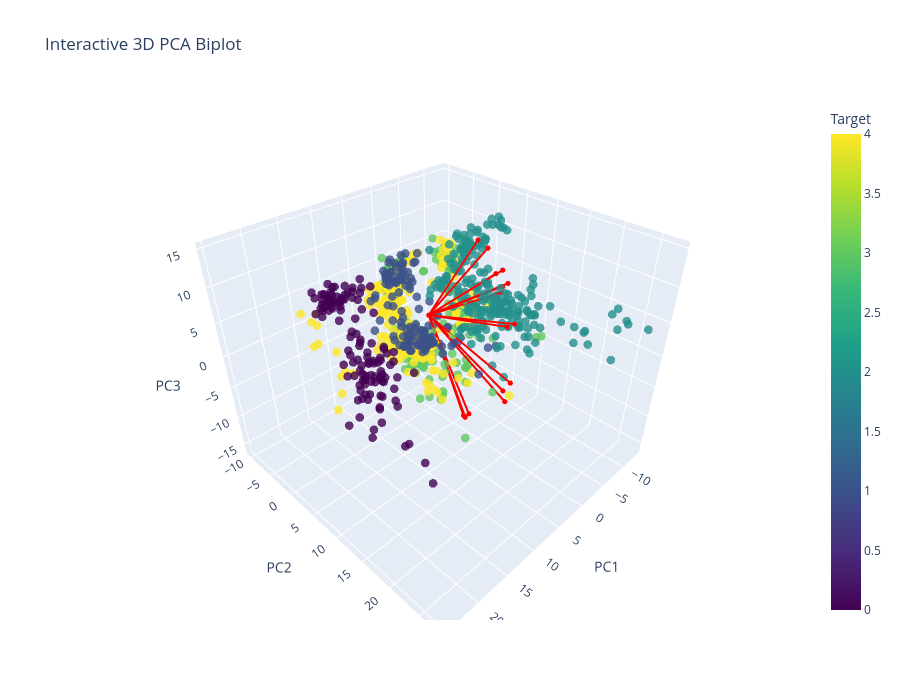

The notebook cell this image was saved under:
### Code cell
# Prepare data
X = df_clean_2.iloc[:, :-1].values  # All columns except the last as features
y = df_clean_2.iloc[:, -1].values   # Last column as target variable

print("Unique levels in target column:", np.unique(df_clean_2.iloc[:, -1]))

# Convert categorical target to numeric if necessary
if y.dtype == 'object' or y.dtype.name == 'category':
    le = LabelEncoder()
    y = le.fit_transform(y)  # Converts categorical labels into numeric labels
    y_encoded = le.fit_transform(y)
    print(dict(zip(le.classes_, le.transform(le.classes_))))

# Scale the data
scaler = StandardScaler()
X = scaler.fit_transform(X)    

# PCA transformation
pca = PCA()
x_new = pca.fit_transform(X)

# Get the PCA loadings (components_ is shape: [n_components, n_features])
loadings = pca.components_.T

# Get top variables per PC by absolute contribution
top_n = 5
top_vars = set()
for i in range(3):  # for PC1, PC2, PC3
    component = loadings[:, i]
    top_indices = np.argsort(np.abs(component))[-top_n:]
    top_vars.update(top_indices)

# Convert to sorted list for consistency
selected_vars = sorted(top_vars)

interactive_PCA_biplot_3D(
    score=x_new,
    coeff=loadings,
    labels=df_clean_2.columns[:-1],
    y=y,
    selected_vars=selected_vars,  # top 10 contributors
    concept_labels=concepts
)

### Figure 1 — Plotly figure (JSON) as saved in the notebook; plotly's stock layout.template omitted (floating-point values rounded to 4 significant figures; data arrays with more than 128 entries replaced by an {"elided": "..."} marker saying what was removed)
{"data": [{"hoverinfo": "text", "marker": {"color": {"elided": "972 int values"}, "colorbar": {"title": {"text": "Target"}}, "colorscale": [[0, "#440154"], [0.1111, "#482878"], [0.2222, "#3e4989"], [0.3333, "#31688e"], [0.4444, "#26828e"], [0.5556, "#1f9e89"], [0.6667, "#35b779"], [0.7778, "#6ece58"], [0.8889, "#b5de2b"], [1, "#fde725"]], "opacity": 0.8, "size": 5}, "mode": "markers", "name": "Samples", "text": {"elided": "386 str values"}, "type": "scatter3d", "x": {"elided": "972 float values"}, "y": {"elided": "972 float values"}, "z": {"elided": "972 float values"}}, {"hoverinfo": "text", "hovertext": "LEFT_WRIST_jerk_norm_peak_n", "line": {"color": "red", "width": 4}, "marker": {"size": 3}, "mode": "lines+markers", "name": "LEFT_WRIST_jerk_norm_peak_n", "type": "scatter3d", "x": [0, -11.93], "y": [0, 1.962], "z": [0, 2.876]}, {"hoverinfo": "text", "hovertext": "arm_asymmetry", "line": {"color": "red", "width": 4}, "marker": {"size": 3}, "mode": "lines+markers", "name": "arm_asymmetry", "type": "scatter3d", "x": [0, -1.349], "y": [0, 6.243], "z": [0, -15.89]}, {"hoverinfo": "text", "hovertext": "total_arm_jerk_integral", "line": {"color": "red", "width": 4}, "marker": {"size": 3}, "mode": "lines+markers", "name": "total_arm_jerk_integral", "type": "scatter3d", "x": [0, 0.1284], "y": [0, 14.24], "z": [0, 4.447]}, {"hoverinfo": "text", "hovertext": "total_arm_acceleration_integral", "line": {"color": "red", "width": 4}, "marker": {"size": 3}, "mode": "lines+markers", "name": "total_arm_acceleration_integral", "type": "scatter3d", "x": [0, -1.063], "y": [0, 14.42], "z": [0, 4.403]}, {"hoverinfo": "text", "hovertext": "lwrist_rhip_ts_range", "line": {"color": "red", "width": 4}, "marker": {"size": 3}, "mode": "lines+markers", "name": "lwrist_rhip_ts_range", "type": "scatter3d", "x": [0, -0.6931], "y": [0, 14.04], "z": [0, -8.004]}, {"hoverinfo": "text", "hovertext": "lwrist_lhip_Gstd", "line": {"color": "red", "width": 4}, "marker": {"size": 3}, "mode": "lines+markers", "name": "lwrist_lhip_Gstd", "type": "scatter3d", "x": [0, -0.05162], "y": [0, 14.09], "z": [0, -5.774]}, {"hoverinfo": "text", "hovertext": "lwrist_lhip_ts_range", "line": {"color": "red", "width": 4}, "marker": {"size": 3}, "mode": "lines+markers", "name": "lwrist_lhip_ts_range", "type": "scatter3d", "x": [0, -1.345], "y": [0, 14.25], "z": [0, -5.078]}, {"hoverinfo": "text", "hovertext": "rwrist_rhip_Gstd", "line": {"color": "red", "width": 4}, "marker": {"size": 3}, "mode": "lines+markers", "name": "rwrist_rhip_Gstd", "type": "scatter3d", "x": [0, 0.3334], "y": [0, 9.082], "z": [0, 14.47]}, {"hoverinfo": "text", "hovertext": "rwrist_rhip_ts_range", "line": {"color": "red", "width": 4}, "marker": {"size": 3}, "mode": "lines+markers", "name": "rwrist_rhip_ts_range", "type": "scatter3d", "x": [0, -0.239], "y": [0, 10.2], "z": [0, 13.6]}, {"hoverinfo": "text", "hovertext": "lwrist_lshoulder_Gstd", "line": {"color": "red", "width": 4}, "marker": {"size": 3}, "mode": "lines+markers", "name": "lwrist_lshoulder_Gstd", "type": "scatter3d", "x": [0, 0.5912], "y": [0, 7.669], "z": [0, -13.52]}, {"hoverinfo": "text", "hovertext": "lwrist_rshoulder_integral", "line": {"color": "red", "width": 4}, "marker": {"size": 3}, "mode": "lines+markers", "name": "lwrist_rshoulder_integral", "type": "scatter3d", "x": [0, -12.03], "y": [0, 3.132], "z": [0, 3.85]}, {"hoverinfo": "text", "hovertext": "rwrist_rshoulder_integral", "line": {"color": "red", "width": 4}, "marker": {"size": 3}, "mode": "lines+markers", "name": "rwrist_rshoulder_integral", "type": "scatter3d", "x": [0, -12.14], "y": [0, 3.236], "z": [0, 1.126]}, {"hoverinfo": "text", "hovertext": "left_elbow_flex_Gstd", "line": {"color": "red", "width": 4}, "marker": {"size": 3}, "mode": "lines+markers", "name": "left_elbow_flex_Gstd", "type": "scatter3d", "x": [0, -0.1505], "y": [0, 8.041], "z": [0, -13.43]}, {"hoverinfo": "text", "hovertext": "left_wrist_flex_integral", "line": {"color": "red", "width": 4}, "marker": {"size": 3}, "mode": "lines+markers", "name": "left_wrist_flex_integral", "type": "scatter3d", "x": [0, -11.94], "y": [0, 4.331], "z": [0, 2.156]}, {"hoverinfo": "text", "hovertext": "right_elbow_flex_integral", "line": {"color": "red", "width": 4}, "marker": {"size": 3}, "mode": "lines+markers", "name": "right_elbow_flex_integral", "type": "scatter3d", "x": [0, -12.02], "y": [0, 3.177], "z": [0, 0.1555]}], "layout": {"height": 700, "scene": {"xaxis": {"title": {"text": "PC1"}}, "yaxis": {"title": {"text": "PC2"}}, "zaxis": {"title": {"text": "PC3"}}}, "showlegend": false, "title": {"text": "Interactive 3D PCA Biplot"}, "width": 900}}
